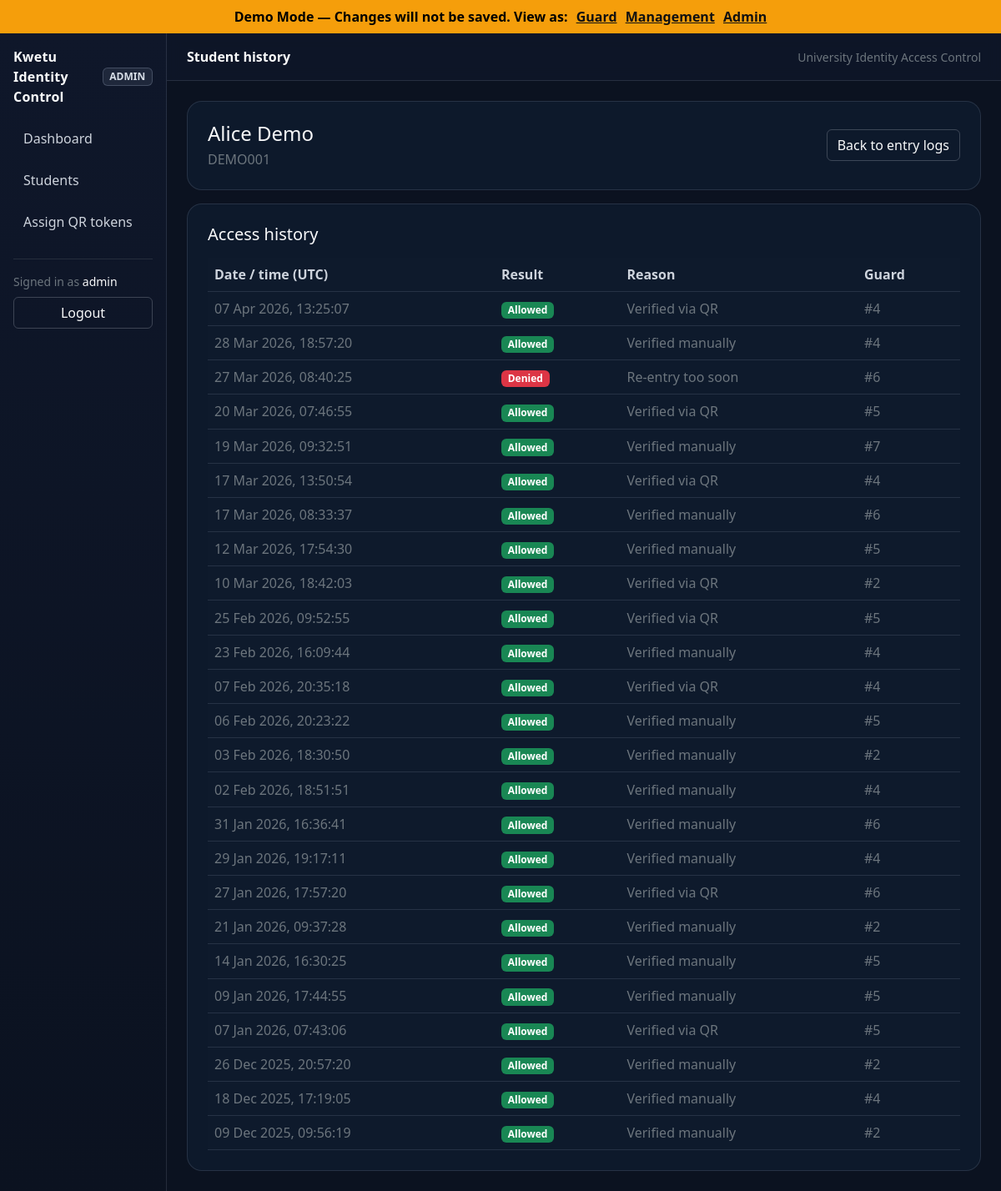
Screenshot of /management/students/1/entries with the database file from the repository.
### models/user.py (models this page shows)
class User(UserMixin, db.Model):
    __tablename__ = "users"
    id = db.Column(db.Integer, primary_key=True)
    username = db.Column(db.String(50), unique=True, nullable=False)
    password_hash = db.Column(db.String(255), nullable=False)
    role = db.Column(db.String(20), nullable=False)
    active = db.Column(db.Boolean, default=True)
    def get_id(self):
        return str(self.id)

### models/student.py (models this page shows, shortened)
class Student(db.Model):
    __tablename__ = "students"
    id = db.Column(db.Integer, primary_key=True)
    registration_number = db.Column(db.String(50), unique=True, nullable=False)
    full_name = db.Column(db.String(120), nullable=False)
    qr_token = db.Column(db.String(64), unique=True, nullable=True)
    is_active = db.Column(db.Boolean, default=True)
    photo_path = db.Column(db.String(255), nullable=True)
    created_at = db.Column(db.DateTime, server_default=db.func.now())

### models/entry_log.py (models this page shows)
class EntryLog(db.Model):
    __tablename__ = "entry_logs"
    id = db.Column(db.Integer, primary_key=True)
    student_id = db.Column(
        db.Integer,
        db.ForeignKey("students.id"),
        nullable=True
    )
    guard_id = db.Column(
        db.Integer,
        db.ForeignKey("users.id"),
        nullable=False
    )
    result = db.Column(db.String(20), nullable=False)  # allowed / denied
    reason = db.Column(db.String(255))
    created_at = db.Column(
        db.DateTime,
        default=datetime.utcnow,
        nullable=False
    )
    student = db.relationship("Student", backref="entry_logs")
    guard = db.relationship("User")

### app.py (the view)
    @app.route("/management/students/<int:student_id>/entries")
    @login_required
    @role_required(ROLE_MANAGEMENT)
    def management_student_entries(student_id):
        student = Student.query.get_or_404(student_id)
        logs = (
            EntryLog.query
            .filter_by(student_id=student.id)
            .order_by(EntryLog.created_at.desc())
            .all()
        )
        return render_template(
            "management/student_entry_history.html",
            student=student,
            logs=logs
        )

### app.py (called while the page is built, shortened)
def is_demo():
    return DEMO_MODE

def get_demo_user():
    demo_role = session.get("demo_role", ROLE_ADMIN)
    if demo_role not in ALL_ROLES:
        demo_role = ROLE_ADMIN
    demo_user = User.query.order_by(User.id.asc()).first()
    if demo_user:
        demo_user.role = demo_role
        return demo_user

### core/security.py (called while the page is built)
def role_required(required_role):
    def decorator(fn):
        @wraps(fn)
        @login_required
        def wrapper(*args, **kwargs):
            if has_app_context() and current_app.config.get("DEMO_MODE", False):
                return fn(*args, **kwargs)
            if not hasattr(current_user, "role"):
                abort(403)
            if current_user.role != required_role:
                abort(403)
            return fn(*args, **kwargs)
        return wrapper
    return decorator

### templates/management/student_entry_history.html (shortened to what this page needs)
{% extends "base.html" %}
{% block page_title %}Student history{% endblock %}
{% block content %}
  <div class="surface p-4 mb-3">
    <div class="d-flex flex-wrap align-items-center justify-content-between gap-2">
      <div>
        <div class="h4 mb-1">{{ student.full_name }}</div>
        <div class="text-secondary">{{ student.registration_number }}</div>
      </div>
      <a class="btn btn-outline-light" href="{{ url_for('management_entry_logs') }}">Back to entry logs</a>
    </div>
  </div>
  <div class="surface p-4">
    <div class="h5 mb-3">Access history</div>
    <div class="table-responsive">
      <table class="table table-dark table-hover align-middle mb-0">
        <thead>
          <tr>
            <th>Date / time (UTC)</th>
            <th>Result</th>
            <th>Reason</th>
            <th>Guard</th>
          </tr>
        </thead>
        <tbody>
          {% for log in logs %}
            <tr>
              <td class="text-secondary">{{ log.created_at.strftime("%d %b %Y, %H:%M:%S") }}</td>
              <td>
                {% if log.result == 'allowed' %}
                  <span class="badge text-bg-success">Allowed</span>
                {% else %}
                  <span class="badge text-bg-danger">Denied</span>
                {% endif %}
              </td>
              <td class="text-secondary">{{ log.reason }}</td>
              <td class="text-secondary">#{{ log.guard_id }}</td>
            </tr>
          {% else %}
            <tr>
              <td colspan="4" class="text-secondary">No entry records for this student.</td>
            </tr>
          {% endfor %}
        </tbody>
      </table>
    </div>
  </div>
{% endblock %}

### templates/base.html (shortened to what this page needs)
<!DOCTYPE html>
<html lang="en">
<head>
  <link href="https://cdn.jsdelivr.net/npm/bootstrap@5.3.3/dist/css/bootstrap.min.css" rel="stylesheet">
  <link rel="stylesheet" href="{{ url_for('static', filename='css/app.css') }}">
</head>
<body class="text-light">
{% if is_demo() %}
<div class="demo-banner" style="background:#f59e0b;color:#000;padding:8px;text-align:center;font-weight:700;">
  Demo Mode — Changes will not be saved.
  <span style="font-weight:600;">View as:</span>
  <a href="{{ url_for('demo_switch_role', role='guard') }}" style="color:#111;text-decoration:underline;margin-left:6px;">Guard</a>
  <a href="{{ url_for('demo_switch_role', role='management') }}" style="color:#111;text-decoration:underline;margin-left:6px;">Management</a>
  <a href="{{ url_for('demo_switch_role', role='admin') }}" style="color:#111;text-decoration:underline;margin-left:6px;">Admin</a>
</div>
{% endif %}
{% set ep = request.endpoint or '' %}
<div class="container-fluid app-shell">
  <div class="row">
    <aside class="d-none d-lg-block col-lg-2 p-3 sidebar">
      <div class="d-flex align-items-center justify-content-between mb-3">
        <div class="brand">Kwetu Identity Control</div>
        <span class="badge badge-soft text-uppercase">{{ current_user.role }}</span>
      </div>
      <div class="nav flex-column">
        {% if current_user.role == 'guard' %}
          <a class="nav-link {% if ep == 'guard_dashboard' %}active{% endif %}" href="{{ url_for('guard_dashboard') }}">Dashboard</a>
          <a class="nav-link {% if ep in ['guard_verify_student', 'verify_qr'] %}active{% endif %}" href="{{ url_for('guard_verify_student') }}">Verify student</a>
        {% elif current_user.role == 'admin' %}
          <a class="nav-link {% if ep == 'admin_dashboard' %}active{% endif %}" href="{{ url_for('admin_dashboard') }}">Dashboard</a>
          <a class="nav-link {% if ep in ['list_students','add_student'] %}active{% endif %}" href="{{ url_for('list_students') }}">Students</a>
          <a class="nav-link {% if ep == 'assign_qr_tokens' %}active{% endif %}" href="{{ url_for('assign_qr_tokens') }}">Assign QR tokens</a>
        {% endif %}
      </div>
      <hr class="text-secondary">
      <div class="small text-secondary mb-2">
        Signed in as <span class="text-light">{{ current_user.username }}</span>
      </div>
      <a class="btn btn-outline-light w-100" href="{{ url_for('logout') }}">Logout</a>
    </aside>
    <div class="col-12 col-lg-10 p-0">
      <div class="topbar px-3 px-lg-4 py-3 d-flex align-items-center justify-content-between gap-2">
        <div class="d-flex align-items-center gap-2">
          <div class="fw-semibold">{% block page_title %}{% endblock %}</div>
        </div>
        <div class="text-secondary small d-none d-md-block">University Identity Access Control</div>
      </div>
      <main class="p-4">
        {% block content %}{% endblock %}
      </main>
    </div>
  </div>
</div>
</body>
</html>

### static/css/app.css (style rules this page uses)
:root { --kwetu-nav-start: #0f172a; --kwetu-nav-end: #1e293b; --kwetu-accent-1: #22d3ee; --kwetu-accent-2: #38bdf8; --kwetu-bg: #0b1220; --kwetu-surface: #0f1b2d; --kwetu-border-solid: #1f2937; --kwetu-text: #E2E8F0; --kwetu-muted: #94A3B8; --kwetu-border: rgba(148, 163, 184, 0.18); --bs-body-bg: var(--kwetu-bg); --bs-body-color: var(--kwetu-text); --bs-secondary-color: var(--kwetu-muted); --bs-border-color: rgba(148, 163, 184, 0.18); --bs-link-color: var(--kwetu-accent-2); --bs-link-hover-color: var(--kwetu-accent-1); --bs-info: var(--kwetu-accent-1); --bs-primary: var(--kwetu-accent-2); }
html, body { height: 100%; }
body { background: var(--kwetu-bg); }
.app-shell { min-height: 100vh; }
.sidebar { background: linear-gradient(180deg, var(--kwetu-nav-start) 0%, var(--kwetu-bg) 100%); border-right: 1px solid var(--kwetu-border); }
.sidebar .brand { font-weight: 700; letter-spacing: 0.2px; }
.sidebar .nav-link { color: rgba(226, 232, 240, 0.9); border-radius: 12px; padding: 10px 12px; margin-bottom: 6px; }
.topbar { background: rgba(15, 23, 42, 0.75); backdrop-filter: blur(8px); border-bottom: 1px solid var(--kwetu-border); }
.surface { background: rgba(15, 27, 45, 0.92); border: 1px solid var(--kwetu-border); border-radius: 18px; }
.btn-outline-light { --bs-btn-border-color: rgba(226, 232, 240, 0.22); --bs-btn-hover-bg: rgba(226, 232, 240, 0.10); }
.table-dark { --bs-table-bg: rgba(15, 27, 45, 0.92); --bs-table-striped-bg: rgba(255, 255, 255, 0.02); --bs-table-hover-bg: rgba(34, 211, 238, 0.06); --bs-table-border-color: rgba(148, 163, 184, 0.18); --bs-table-color: rgba(226, 232, 240, 0.92); }
.table thead th { color: rgba(226, 232, 240, 0.9); }
.table tbody td { color: rgba(226, 232, 240, 0.9); }
.badge-soft { border: 1px solid rgba(148, 163, 184, 0.30); background: rgba(148, 163, 184, 0.12); color: rgba(226, 232, 240, 0.95); }
.demo-banner a { color: #111; text-decoration: underline; }

### rows the page displays
User: role "ADMIN", username "admin"
Student: full_name "Alice Demo", registration_number "DEMO001"
EntryLog: created_at "21 Jan 2026, 09:37:28", result "Allowed", reason "Verified manually", guard_id "2"
EntryLog: created_at "14 Jan 2026, 16:30:25", result "Allowed", reason "Verified manually", guard_id "5"
EntryLog: created_at "09 Jan 2026, 17:44:55", result "Allowed", reason "Verified manually", guard_id "5"
EntryLog: created_at "07 Jan 2026, 07:43:06", result "Allowed", reason "Verified via QR", guard_id "5"
EntryLog: created_at "26 Dec 2025, 20:57:20", result "Allowed", reason "Verified manually", guard_id "2"
EntryLog: created_at "18 Dec 2025, 17:19:05", result "Allowed", reason "Verified manually", guard_id "4"
EntryLog: created_at "09 Dec 2025, 09:56:19", result "Allowed", reason "Verified manually", guard_id "2"

### other values shown
{{ log.created_at.strftime("%d %b %Y, %H:%M:%S") }} "07 Apr 2026, 13:25:07" "28 Mar 2026, 18:57:20" "27 Mar 2026, 08:40:25" "20 Mar 2026, 07:46:55" "19 Mar 2026, 09:32:51" "17 Mar 2026, 13:50:54" "17 Mar 2026, 08:33:37" "12 Mar 2026, 17:54:30" "10 Mar 2026, 18:42:03" "25 Feb 2026, 09:52:55" "23 Feb 2026, 16:09:44" "07 Feb 2026, 20:35:18" "06 Feb 2026, 20:23:22" "03 Feb 2026, 18:30:50" "02 Feb 2026, 18:51:51" "31 Jan 2026, 16:36:41" "29 Jan 2026, 19:17:11" "27 Jan 2026, 17:57:20"
{{ log.reason }} "Verified via QR" "Verified manually" "Re-entry too soon" "Verified via QR" "Verified manually" "Verified via QR" "Verified manually" "Verified manually" "Verified via QR" "Verified via QR" "Verified manually" "Verified via QR" "Verified manually" "Verified manually" "Verified manually" "Verified manually" "Verified manually" "Verified via QR"
{{ log.guard_id }} "4" "4" "6" "5" "7" "4" "6" "5" "2" "5" "4" "4" "5" "2" "4" "6" "4" "6"
